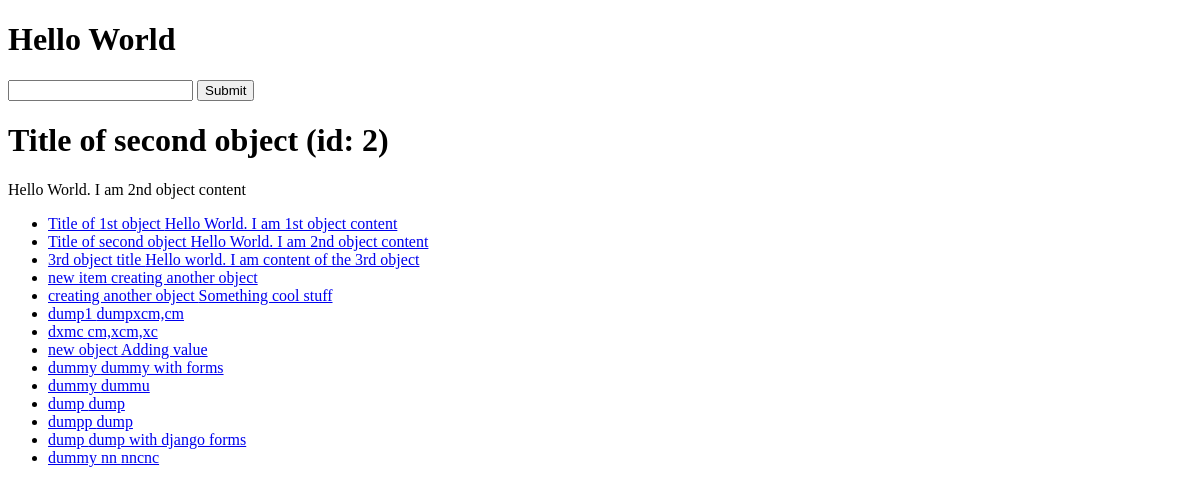
The app's page /, older data.
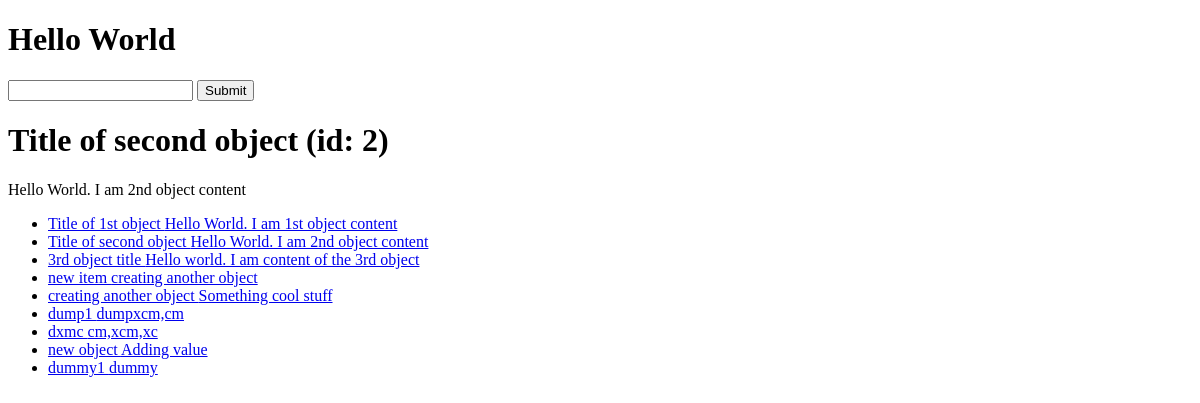
The same page, newer data.
### articles/models.py (models this page shows)
class Article(models.Model):
    title = models.TextField()
    content = models.TextField()

### config/views.py (the view)
# urls.py: path("", home_view),
def home_view(request):
    random_int = random.randint(1, 3)
    article_obj = Article.objects.get(id=random_int)
    article_queryset = Article.objects.all()
    context = {
        "object_list": article_queryset,
        "title": article_obj.title,
        "content": article_obj.content,
        "id": article_obj.id
    }
    HTML_STRING = render_to_string("home_view.html", context=context)
    return HttpResponse(HTML_STRING)

### templates/home_view.html
{% extends 'base.html' %}
{% block content %}
<h1>{{title}} (id: {{id}})</h1>
<p>{{content}}</p>
<ul>
    {% for qs in object_list %}
    <li><a href="articles/{{qs.id}}/">{{qs.title}} {{qs.content}}</a></li>
    {% endfor %}
</ul>
{% endblock content %}

### templates/base.html
<!DOCTYPE html>
<head>
</head>
<body>
    <h1>Hello World</h1>
    <form action="/articles/" method="GET">
        <input type="text" name="query" />
        <input type="submit" />
    </form>
    {% block content %}
    {% endblock content %}
</body>
</html>

Row changes from the older to the newer data that the page shows:
removed Article: title "dummy", content "dummy with forms"
removed Article: title "dummy", content "dummu"
removed Article: title "dump", content "dump"
removed Article: title "dumpp", content "dump"
removed Article: title "dump", content "dump with django forms"
removed Article: title "dummy nn", content "nncnc"
added Article: title "dummy1", content "dummy"
